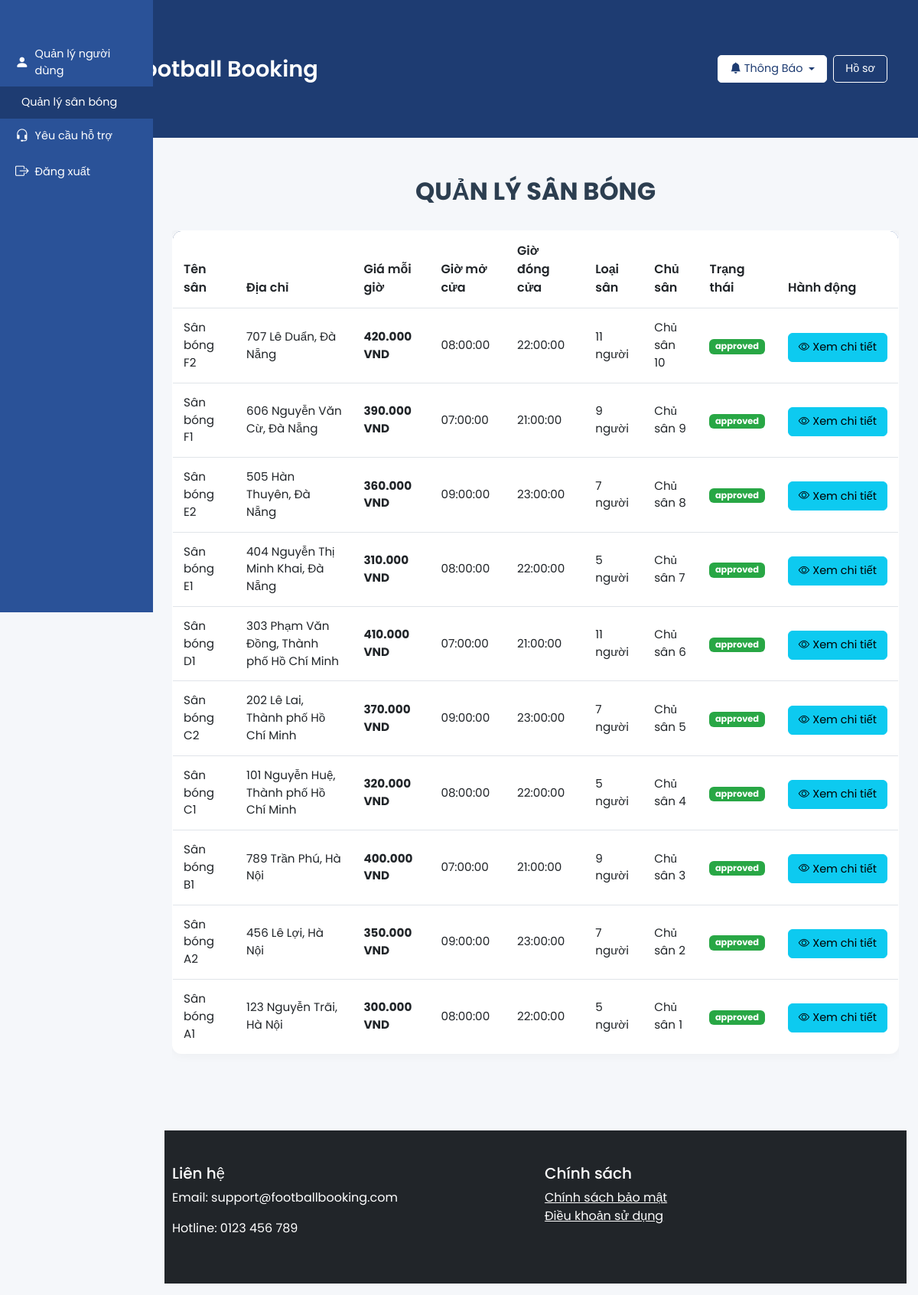
Page /admin_fields.php (signed in) on the committed database.
### tables this page shows
CREATE TABLE fields (
    id INT AUTO_INCREMENT PRIMARY KEY,
    owner_id INT,
    name VARCHAR(255) NOT NULL,
    address VARCHAR(255) NOT NULL,
    price_per_hour DECIMAL(10, 2) NOT NULL,
    open_time TIME,
    close_time TIME,
    field_type ENUM('5', '7', '9', '11') NOT NULL DEFAULT '5',
    status ENUM('pending', 'approved', 'rejected') DEFAULT 'pending',
    created_at TIMESTAMP DEFAULT CURRENT_TIMESTAMP,
    FOREIGN KEY (owner_id) REFERENCES users(id)
);

CREATE TABLE users (
    id INT AUTO_INCREMENT PRIMARY KEY,
    full_name VARCHAR(255) NOT NULL,
    email VARCHAR(255) UNIQUE NOT NULL,
    phone VARCHAR(20),
    password VARCHAR(255) NOT NULL,
    account_type ENUM('customer', 'owner', 'admin') NOT NULL,
    status ENUM('pending', 'approved', 'rejected') DEFAULT 'approved',
    created_at TIMESTAMP DEFAULT CURRENT_TIMESTAMP
);

### admin_fields.php (the view, shortened to what this page needs)
<?php
require_once 'includes/config.php';
$fields = $pdo->prepare("
    SELECT f.*, u.full_name AS owner_name
    FROM fields f
    JOIN users u ON f.owner_id = u.id
    ORDER BY
        CASE
            WHEN f.status = 'pending' THEN 1
            ELSE 2
        END,
        f.created_at DESC
");
$fields->execute();
$fields_list = $fields->fetchAll(PDO::FETCH_ASSOC);
require_once 'includes/header.php';
?>
<section class="admin py-3">
    <div class="container">
        <h2 class="section-title">Quản Lý Sân Bóng</h2>
        <?php if (empty($fields_list)): ?>
            <p class="text-center text-muted">Không có sân bóng nào.</p>
        <?php else: ?>
            <div class="table-responsive">
                <table class="table admin-table">
                    <thead>
                        <tr>
                            <th>Tên sân</th>
                            <th>Địa chỉ</th>
                            <th>Giá mỗi giờ</th>
                            <th>Giờ mở cửa</th>
                            <th>Giờ đóng cửa</th>
                            <th>Loại sân</th>
                            <th>Chủ sân</th>
                            <th>Trạng thái</th>
                            <th>Hành động</th>
                        </tr>
                    </thead>
                    <tbody>
                        <?php foreach ($fields_list as $field): ?>
                            <tr>
                                <td><?php echo htmlspecialchars($field['name']); ?></td>
                                <td><?php echo htmlspecialchars($field['address']); ?></td>
                                <td class="price"><?php echo number_format($field['price_per_hour'], 0, ',', '.') . ' VND'; ?></td>
                                <td><?php echo htmlspecialchars($field['open_time']); ?></td>
                                <td><?php echo htmlspecialchars($field['close_time']); ?></td>
                                <td><?php echo htmlspecialchars($field['field_type']); ?> người</td>
                                <td><?php echo htmlspecialchars($field['owner_name']); ?></td>
                                <td>
                                    <span class="badge <?php echo $field['status'] === 'pending' ? 'bg-warning' : ($field['status'] === 'approved' ? 'bg-success' : 'bg-danger'); ?> status-badge">
                                        <?php echo htmlspecialchars($field['status']); ?>
                                    </span>
                                </td>
                                <td>
                                    <button class="btn btn-info btn-sm d-flex align-items-center gap-1 mt-1 action-btn" data-bs-toggle="modal" data-bs-target="#detailModal<?php echo $field['id']; ?>">
                                        <i class="bi bi-eye"></i> Xem chi tiết
                                    </button>
                                </td>
                            </tr>
                        <?php endforeach; ?>
                    </tbody>
                </table>
            </div>
        <?php endif; ?>
    </div>
</section>
<?php require_once 'includes/footer.php'; ?>

### admin_fields.php (style rules this page uses)
.section-title { font-weight: 700; color: #2c3e50; font-size: 2rem; margin-bottom: 2rem; text-align: center; text-transform: uppercase; }
.admin-table { border-radius: 12px; overflow: hidden; box-shadow: 0 0 15px rgba(0, 0, 0, 0.05); }
.admin-table thead { background: linear-gradient(to right, #1e3c72, #2a5298); color: #fff; }
.admin-table thead th { padding: 14px; font-size: 1rem; }
.admin-table tbody td { padding: 14px; font-size: 0.95rem; vertical-align: middle; }
.price { color: #e74c3c; font-weight: bold; }
.badge.bg-success { background-color: #28a745 !important; }
.btn-sm { border-radius: 6px; padding: 6px 12px; font-size: 0.9rem; }
.action-btn { width: 130px; height: 38px; justify-content: center; text-align: center; }

### rows in the picture
fields: name "Sân bóng F2", address "707 Lê Duẩn, Đà Nẵng", price_per_hour "420.000", open_time "08:00:00", close_time "22:00:00", field_type "11", owner.full_name "Chủ sân 10", status "approved"
fields: name "Sân bóng F1", address "606 Nguyễn Văn Cừ, Đà Nẵng", price_per_hour "390.000", open_time "07:00:00", close_time "21:00:00", field_type "9", owner.full_name "Chủ sân 9", status "approved"
fields: name "Sân bóng E2", address "505 Hàn Thuyên, Đà Nẵng", price_per_hour "360.000", open_time "09:00:00", close_time "23:00:00", field_type "7", owner.full_name "Chủ sân 8", status "approved"
fields: name "Sân bóng E1", address "404 Nguyễn Thị Minh Khai, Đà Nẵng", price_per_hour "310.000", open_time "08:00:00", close_time "22:00:00", field_type "5", owner.full_name "Chủ sân 7", status "approved"
fields: name "Sân bóng D1", address "303 Phạm Văn Đồng, Thành phố Hồ Chí Minh", price_per_hour "410.000", open_time "07:00:00", close_time "21:00:00", field_type "11", owner.full_name "Chủ sân 6", status "approved"
fields: name "Sân bóng C2", address "202 Lê Lai, Thành phố Hồ Chí Minh", price_per_hour "370.000", open_time "09:00:00", close_time "23:00:00", field_type "7", owner.full_name "Chủ sân 5", status "approved"
fields: name "Sân bóng C1", address "101 Nguyễn Huệ, Thành phố Hồ Chí Minh", price_per_hour "320.000", open_time "08:00:00", close_time "22:00:00", field_type "5", owner.full_name "Chủ sân 4", status "approved"
fields: name "Sân bóng B1", address "789 Trần Phú, Hà Nội", price_per_hour "400.000", open_time "07:00:00", close_time "21:00:00", field_type "9", owner.full_name "Chủ sân 3", status "approved"
fields: name "Sân bóng A2", address "456 Lê Lợi, Hà Nội", price_per_hour "350.000", open_time "09:00:00", close_time "23:00:00", field_type "7", owner.full_name "Chủ sân 2", status "approved"
fields: name "Sân bóng A1", address "123 Nguyễn Trãi, Hà Nội", price_per_hour "300.000", open_time "08:00:00", close_time "22:00:00", field_type "5", owner.full_name "Chủ sân 1", status "approved"
